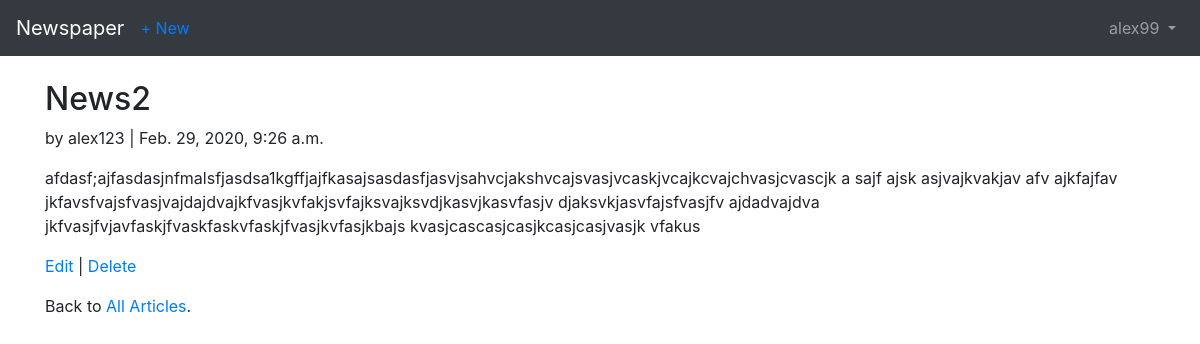
/articles/2/ (signed in), run on the app's committed database.
### users/models.py (models this page shows)
class CustomUser(AbstractUser):
    age = models.PositiveIntegerField(null=True, blank=True)

### articles/models.py (models this page shows, shortened)
class Article(models.Model):
    title = models.CharField(max_length=255)
    body = models.TextField()
    date = models.DateTimeField(auto_now_add=True)
    author = models.ForeignKey(
        get_user_model(),
        on_delete=models.CASCADE,
    )

### articles/views.py (the view)
class ArticleDetailView(LoginRequiredMixin, DetailView):
    model = Article
    template_name = 'article_detail.html'
    login_url = 'login'

### templates/article_detail.html
{% extends 'base.html' %}
{% block content %}
<div class="article-entry">
  <h2>{{ object.title }}</h2>
    <p>by {{ object.author }} | {{ object.date }}</p>
    <p>{{ object.body }}</p>
  </div>
  <p><a href="{% url 'article_edit' article.pk %}">Edit</a> | <a href="{% url 'article_delete' article.pk %}">Delete</a></p>
  <p>Back to <a href="{% url 'article_list' %}">All Articles</a>.</p>
{% endblock content %}

### templates/base.html (shortened to what this page needs)
<!doctype html>
<html lang="en">
  <head>
    <link rel="stylesheet" href="https://stackpath.bootstrapcdn.com/bootstrap/4.1.3/css/bootstrap.min.css">
  </head>
  <body>
    <nav class="navbar navbar-expand-md navbar-dark bg-dark mb-4">
      <a class="navbar-brand" href="{% url 'home' %}">Newspaper</a>
      {% if user.is_authenticated %}
        <ul class="navbar-nav mr-auto">
          <li class="nav-item"><a href="{% url 'article_new' %}">+ New</a></li>
        </ul>
      {% endif %}
      <div class="collapse navbar-collapse" id="navbarCollapse">
        {% if user.is_authenticated %}
          <ul class="navbar-nav ml-auto">
            <li class="nav-item">
              <a class="nav-link dropdown-toggle" href="#" id="userMenu" data-toggle="dropdown" aria-haspopup="true" aria-expanded="false">
                {{ user.username }}
              </a>
            </li>
          </ul>
        {% endif %}
      </div>
    </nav>
    <div class="container">
      {% block content %}
      {% endblock content %}
    </div>
  </body>
</html>

### data on the page
CustomUser: username "alex99"
Article: title "News2", author "alex123", date "Feb. 29, 2020, 9:26 a.m.", body "afdasf;ajfasdasjnfmalsfjasdsa1kgffjajfkasajsasdasfjasvjsahvcjakshvcajsvasjvcaskjvcajkcvajchvasjcvascjk a sajf ajsk asjvajkvakjav afv ajkfajfav jkfavsfvajsfvasjvajdajdvajkfvasjkvfakjsvfajksvajksvdjkasvjkasvfasjv djaksvkjasvfajsfvasjfv ajdadvajdva jkfvasjfvjavfaskjfvaskfaskvfaskjfvasjkvfasjkbajs kvasjcascasjcasjkcasjcasjvasjk vfakus"
